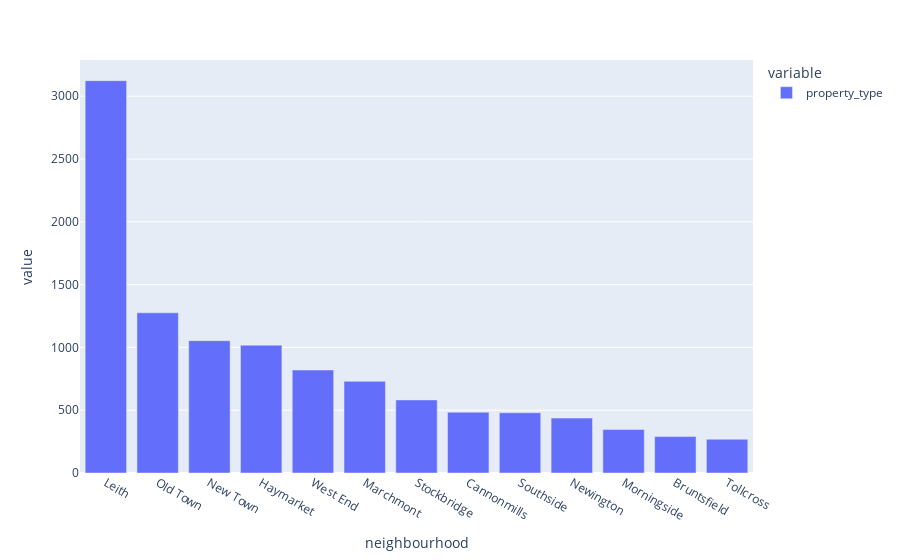

The code cell stored with this chart in its notebook:
### Code cell
px.bar(data_frame=df.groupby(['neighbourhood'])['property_type'].count().sort_values(ascending=False))

### Figure 1 — Plotly figure (JSON) as saved in the notebook; plotly's stock layout.template omitted (floating-point values rounded to 4 significant figures)
{"data": [{"alignmentgroup": "True", "hovertemplate": "variable=property_type<br>neighbourhood=%{x}<br>value=%{y}<extra></extra>", "legendgroup": "property_type", "marker": {"color": "#636efa", "pattern": {"shape": ""}}, "name": "property_type", "offsetgroup": "property_type", "orientation": "v", "showlegend": true, "textposition": "auto", "type": "bar", "x": ["Leith", "Old Town", "New Town", "Haymarket", "West End", "Marchmont", "Stockbridge", "Cannonmills", "Southside", "Newington", "Morningside", "Bruntsfield", "Tollcross"], "xaxis": "x", "y": [3124, 1276, 1054, 1018, 820, 730, 582, 484, 480, 437, 346, 290, 269], "yaxis": "y"}], "layout": {"barmode": "relative", "legend": {"title": {"text": "variable"}, "tracegroupgap": 0}, "margin": {"t": 60}, "xaxis": {"anchor": "y", "domain": [0, 1], "title": {"text": "neighbourhood"}}, "yaxis": {"anchor": "x", "domain": [0, 1], "title": {"text": "value"}}}}
